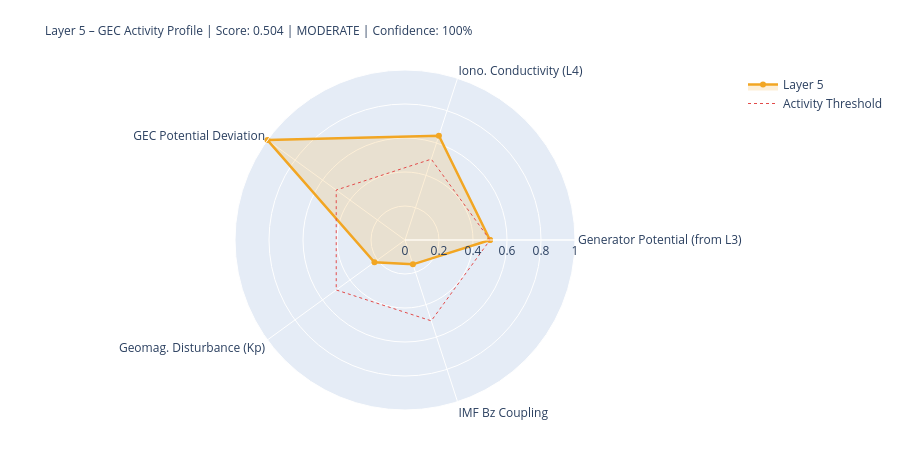

Source (notebook cell):
### Markdown cell above
---
## 5. State Assessment & Handoff to Layer 6

### Code cell
# ============================================================
# LAYER-5-SCORE
# ============================================================

# Components
# 1) Generator activity (Layer-3-driven)
gen_score = norm(generator_strength, 0.3, 2.0)
gen_src   = 'from_layer3' if l3_thunder_score is not None else 'estimated'

# 2) Ionospheric conductivity (Layer-4-driven)
iono_score = norm(iono_cond_factor, 0.7, 1.4)
iono_src   = 'from_layer4' if l4_ioniz is not None else 'estimated'

# 3) GEC potential deviation from reference
pot_score = norm(abs(delta_V_pct), 0, 30)  # 0 = at reference, 1 = 30% deviation
pot_src   = 'derived'

# 4) Geomagnetic disturbance (Kp) – modulates vertical currents
kp_score = norm(kp_val, 0, 9)
kp_src   = 'primary' if kp_now is not None else 'from_layer4'

# 5) IMF Bz coupling (southward = stronger M-I coupling → GEC influence)
bz_score = norm(-(bz_now or 0), -5, 30) if bz_now is not None else None
bz_src   = 'primary' if bz_now is not None else 'missing'

COMPONENTS = {
    'Generator Potential (from L3)':  {'score': gen_score,   'source': 'derived_from_layer3', 'dynamic': True},
    'Iono. Conductivity (L4)':      {'score': iono_score,  'source': iono_src, 'dynamic': True},
    'GEC Potential Deviation':      {'score': pot_score,   'source': pot_src,  'dynamic': True},
    'Geomag. Disturbance (Kp)':         {'score': kp_score,    'source': kp_src,   'dynamic': True},
    'IMF Bz Coupling':               {'score': bz_score,    'source': bz_src,   'dynamic': True},
}

available   = {k: v['score'] for k, v in COMPONENTS.items() if v['score'] is not None}
unavailable = [k for k, v in COMPONENTS.items() if v['score'] is None]
layer5_score = round(sum(available.values()) / len(available), 4) if available else None
confidence   = round(len(available) / len(COMPONENTS), 2)
level = ('unknown' if layer5_score is None
         else 'quiet'   if layer5_score < 0.3
         else 'moderate' if layer5_score < 0.6
         else 'active')
dominant_l5 = max(available, key=available.get) if available else 'none'

# Kp consistency: separate 1-min raw value from score value
kp_1m_raw   = kp_now          # directly from API (can be 0.0 during live measurement)
kp_for_score = kp_val          # from Layer-0 context or estimated value if needed
kp_score_src = kp_src

W = 68
print('=' * W)
print('LAYER 5 – GLOBAL ELECTRIC CIRCUIT – STATE ASSESSMENT')
print('=' * W)
for name, comp in COMPONENTS.items():
    s = comp['score']
    if s is not None:
        bar = '█' * int(s*20) + '░' * (20-int(s*20))
        print(f'  {name:<34} {bar}  {s:.3f}  [{comp["source"]}]')
    else:
        print(f'  {name:<34} {"─"*20}  n/a   [missing]')
print('-' * W)
print(f'  Score:         {layer5_score:.3f}  ({len(available)}/{len(COMPONENTS)} components)')
print(f'  Confidence:    {confidence:.0%}')
print(f'  Level:         {level.upper()}')
print(f'  Dominant:      {dominant_l5}')
print(f'  V_iono:        {V_iono_mod:.1f} kV  (Δ {delta_V_pct:+.1f}% vs. Ref)')
print(f'  I_total:       {I_total_mod:.1f} A   (Δ {delta_I_pct:+.1f}% vs. Ref)')
print('=' * W)

# Radar
cats   = list(available.keys())
vals_r = list(available.values())
if len(cats) >= 3:
    fig = go.Figure()
    fig.add_trace(go.Scatterpolar(
        r=vals_r + [vals_r[0]], theta=cats + [cats[0]],
        fill='toself', fillcolor='rgba(242,166,35,0.18)',
        line=dict(color='#F2A623', width=2.5), name='Layer 5'
    ))
    fig.add_trace(go.Scatterpolar(
        r=[0.5]*(len(cats)+1), theta=cats+[cats[0]],
        line=dict(color='#E24B4A', dash='dot', width=1),
        mode='lines', name='Activity Threshold'
    ))
    fig.update_layout(
        title=dict(
            text=f'Layer 5 – GEC Activity Profile | Score: {layer5_score:.3f} | {level.upper()} | Confidence: {confidence:.0%}',
            font=dict(size=12)
        ),
        polar=dict(radialaxis=dict(visible=True, range=[0,1])),
        height=450, showlegend=True,
        margin=dict(l=80, r=80, t=70, b=40)
    )
    fig.show()

### Figure 1 — Plotly figure (JSON) as saved in the notebook; plotly's stock layout.template omitted (floating-point values rounded to 4 significant figures)
{"data": [{"fill": "toself", "fillcolor": "rgba(242,166,35,0.18)", "line": {"color": "#F2A623", "width": 2.5}, "name": "Layer 5", "r": [0.5, 0.6454, 1.0, 0.2222, 0.1506, 0.5], "theta": ["Generator Potential (from L3)", "Iono. Conductivity (L4)", "GEC Potential Deviation", "Geomag. Disturbance (Kp)", "IMF Bz Coupling", "Generator Potential (from L3)"], "type": "scatterpolar"}, {"line": {"color": "#E24B4A", "dash": "dot", "width": 1}, "mode": "lines", "name": "Activity Threshold", "r": [0.5, 0.5, 0.5, 0.5, 0.5, 0.5], "theta": ["Generator Potential (from L3)", "Iono. Conductivity (L4)", "GEC Potential Deviation", "Geomag. Disturbance (Kp)", "IMF Bz Coupling", "Generator Potential (from L3)"], "type": "scatterpolar"}], "layout": {"height": 450, "margin": {"b": 40, "l": 80, "r": 80, "t": 70}, "polar": {"radialaxis": {"range": [0, 1], "visible": true}}, "showlegend": true, "title": {"font": {"size": 12}, "text": "Layer 5 – GEC Activity Profile | Score: 0.504 | MODERATE | Confidence: 100%"}}}
